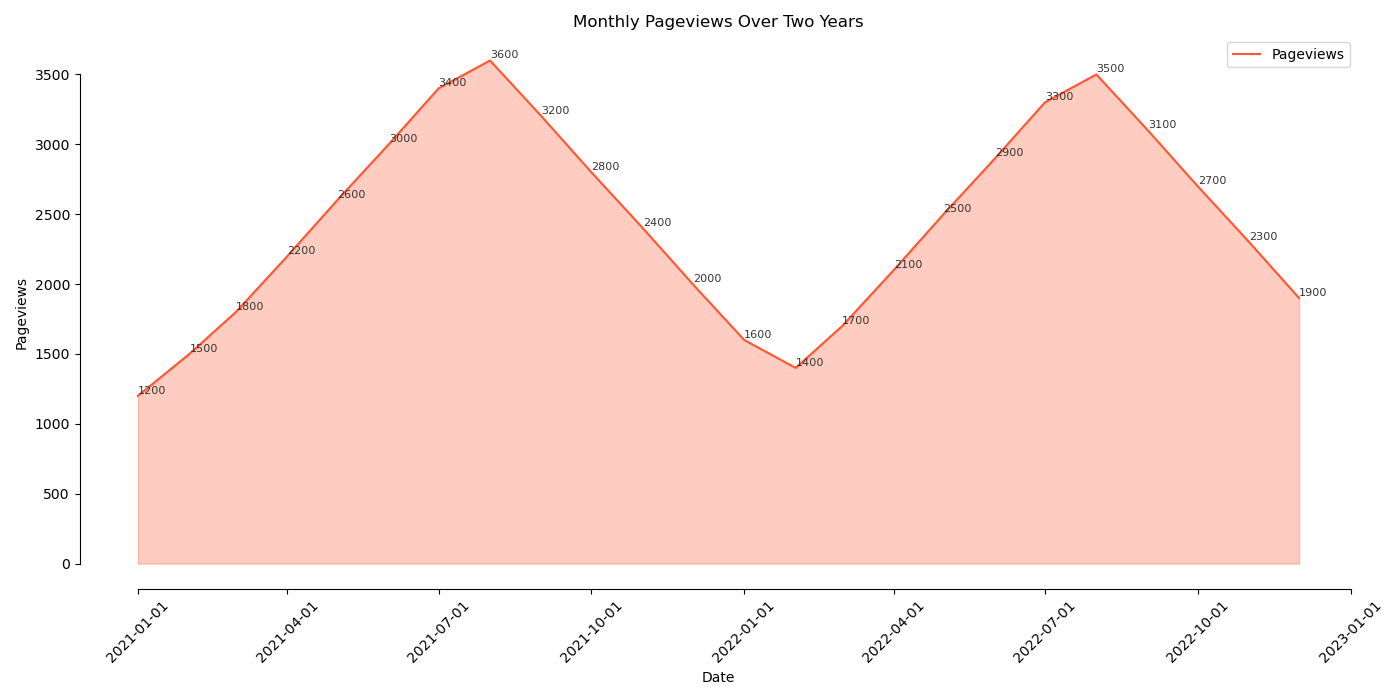

This chart was generated by the following Python code:

import seaborn as sns
import pandas as pd
import matplotlib.pyplot as plt

# Data
data = {
    'Date': ['2021-01-01', '2021-02-01', '2021-03-01', '2021-04-01', '2021-05-01',
             '2021-06-01', '2021-07-01', '2021-08-01', '2021-09-01', '2021-10-01',
             '2021-11-01', '2021-12-01', '2022-01-01', '2022-02-01', '2022-03-01',
             '2022-04-01', '2022-05-01', '2022-06-01', '2022-07-01', '2022-08-01',
             '2022-09-01', '2022-10-01', '2022-11-01', '2022-12-01'],
    'Pageviews': [1200, 1500, 1800, 2200, 2600, 3000, 3400, 3600, 3200, 2800,
                  2400, 2000, 1600, 1400, 1700, 2100, 2500, 2900, 3300, 3500,
                  3100, 2700, 2300, 1900]
}

df = pd.DataFrame(data)
df['Date'] = pd.to_datetime(df['Date'])

# Plot
plt.figure(figsize=(14, 7))
ax = sns.lineplot(x='Date', y='Pageviews', data=df, color='#FF5733', label='Pageviews')
ax.fill_between(df['Date'], df['Pageviews'], color='#FF5733', alpha=0.3)

# Annotations
for index, value in df.iterrows():
    ax.text(value['Date'], value['Pageviews'], str(value['Pageviews']), verticalalignment='bottom',
            horizontalalignment='left', color='#333333', fontsize=8)
    
# Aesthetics
plt.title('Monthly Pageviews Over Two Years')
plt.xlabel('Date')
plt.ylabel('Pageviews')
sns.despine(trim=True)

# Display
plt.xticks(rotation=45)
plt.tight_layout()
plt.show()
